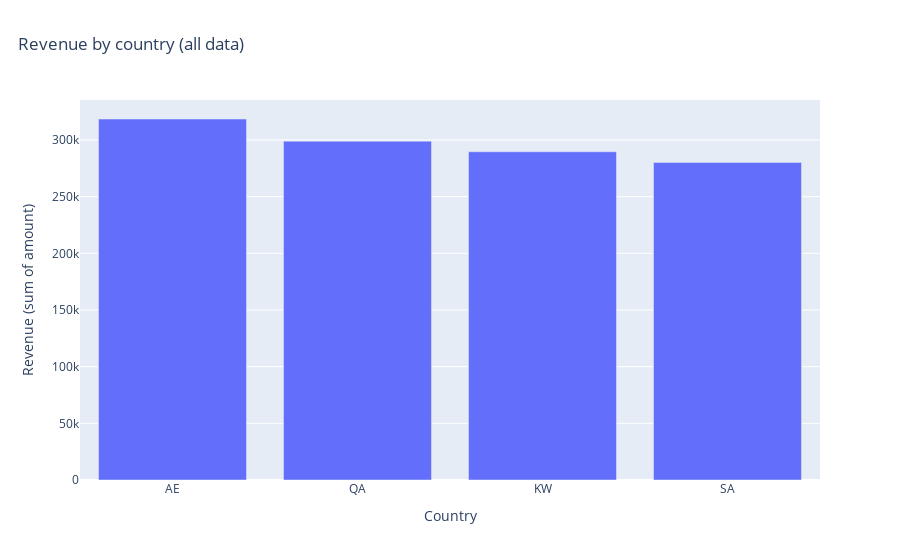

The code cell stored with this chart in its notebook:
### Markdown cell above
## Question 1: Revenue by Country

### Code cell
rev = (
    df.groupby("country", dropna=False)
      .agg(
          n=("order_id","size"),
          revenue=("amount","sum"),
          aov=("amount","mean"),
      )
      .reset_index()
      .sort_values("revenue", ascending=False)
)

print("Revenue by Country:")
print(rev.to_string(index=False))

# Chart
fig = px.bar(rev, x="country", y="revenue", title="Revenue by country (all data)")
fig.update_layout(title={"x": 0.02})
fig.update_xaxes(title_text="Country")
fig.update_yaxes(title_text="Revenue (sum of amount)")
save_fig(fig, FIGS / "revenue_by_country.png")
fig.show()

### Figure 1 — Plotly figure (JSON) as saved in the notebook; plotly's stock layout.template omitted (floating-point values rounded to 4 significant figures)
{"data": [{"hovertemplate": "country=%{x}<br>revenue=%{y}<extra></extra>", "legendgroup": "", "marker": {"color": "#636efa", "pattern": {"shape": ""}}, "name": "", "orientation": "v", "showlegend": false, "textposition": "auto", "type": "bar", "x": ["AE", "QA", "KW", "SA"], "xaxis": "x", "y": [318500.0, 299000.0, 289600.0, 280200.0], "yaxis": "y"}], "layout": {"barmode": "relative", "legend": {"tracegroupgap": 0}, "title": {"text": "Revenue by country (all data)", "x": 0.02}, "xaxis": {"anchor": "y", "domain": [0, 1], "title": {"text": "Country"}}, "yaxis": {"anchor": "x", "domain": [0, 1], "title": {"text": "Revenue (sum of amount)"}}}}
